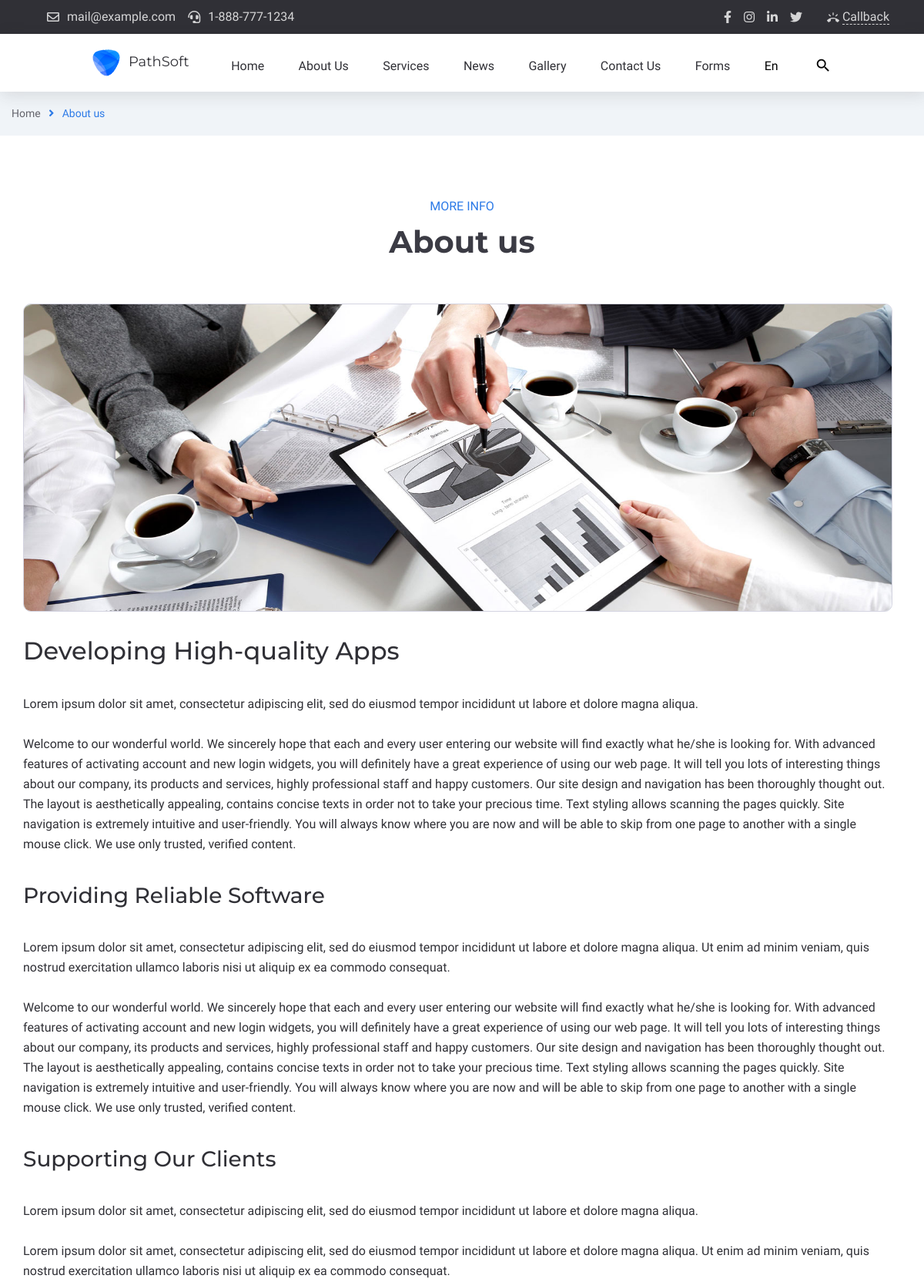
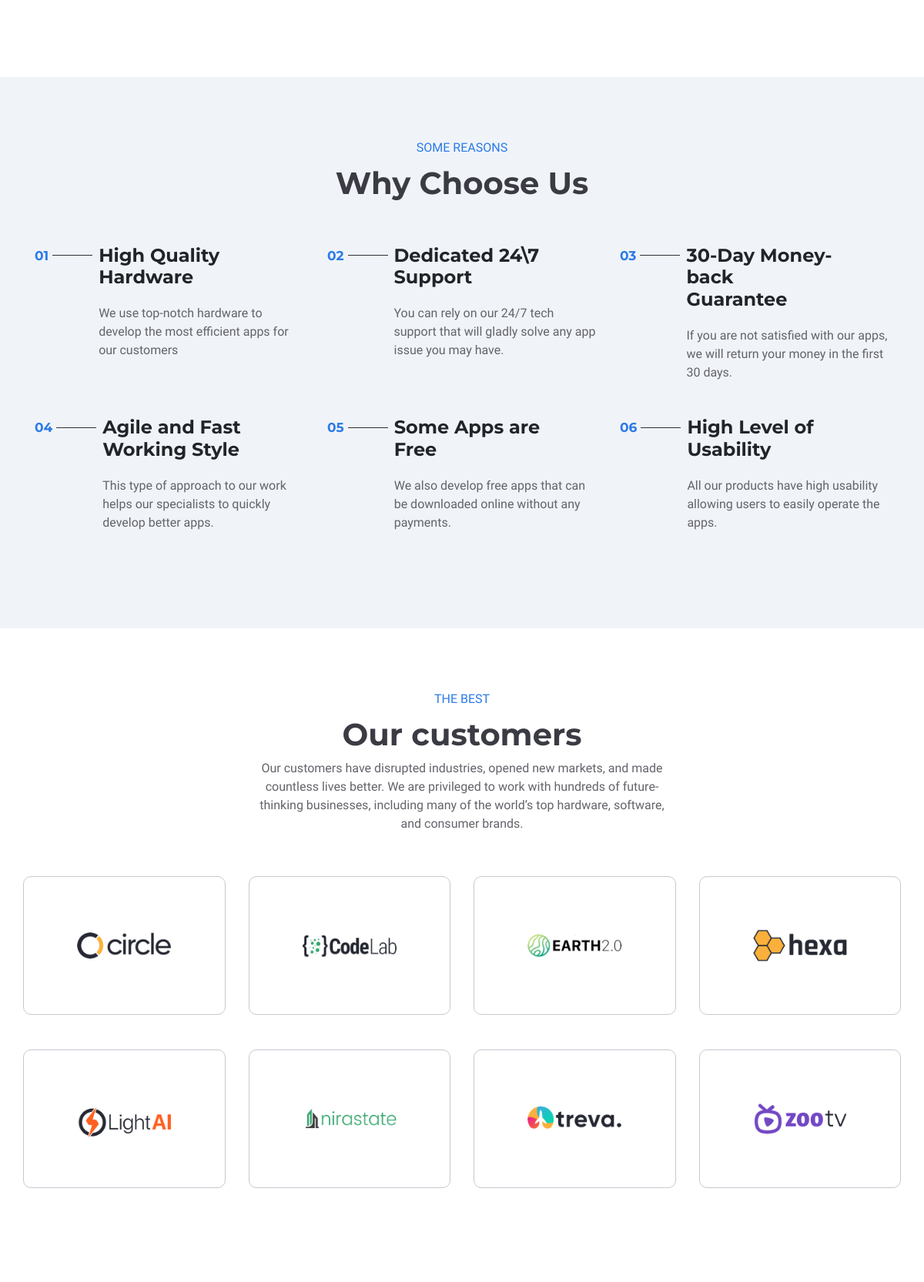
/about (upper part), run on the app's committed database (2 pictures, top to bottom).
### app/models.py (models this page shows)
class HeaderContact(db.Model):
    id=db.Column(db.Integer,primary_key=True)
    hc_content=db.Column(db.String(255))
    hc_icon_class=db.Column(db.String(255))
    hc_url=db.Column(db.String(255))

class HeaderSocialIcon(db.Model):
    id=db.Column(db.Integer,primary_key=True)
    hsi_name=db.Column(db.String(255))
    hsi_css_class=db.Column(db.String(255))
    hsi_url=db.Column(db.String(255))

class MeniuLogo(db.Model):
    id=db.Column(db.Integer,primary_key=True)
    logo_title=db.Column(db.String(255))
    logo_url=db.Column(db.String(255))
    logo_alt=db.Column(db.String(255))
    logo_img=db.Column(db.String(255))

class MeniuName(db.Model):
    id=db.Column(db.Integer,primary_key=True)
    meniu_title=db.Column(db.String(255))
    meniu_url=db.Column(db.String(255))
    meniu_icon=db.Column(db.String(255))

class ReasonTitle(db.Model):
    id=db.Column(db.Integer,primary_key=True)
    reason_subheading=db.Column(db.String(255))
    reason_title=db.Column(db.String(255))

class ReasonItem(db.Model):
    id=db.Column(db.Integer,primary_key=True)
    reasonitem_number=db.Column(db.String(255))
    reasonitem_title=db.Column(db.String(255))
    reasonitem_text=db.Column(db.String(255))

### main/routes.py (the view)
@app.route("/about")
def about_index():
    header_contacts=HeaderContact.query.all()
    headersocial_icons=HeaderSocialIcon.query.all()
    logos=MeniuLogo.query.all()
    meniu_names=MeniuName.query.all()
    reasonheadings=ReasonTitle.query.all()
    reasonitems=ReasonItem.query.all()
    return render_template("main/about.html", header_contacts=header_contacts, headersocial_icons=headersocial_icons, logos=logos, meniu_names=meniu_names, reasonheadings=reasonheadings, reasonitems=reasonitems)

### app/templates/main/about.html
{% extends "main/base.html" %}{% block contentmain %}
<section id="crumbs">
    <div class="container crumbs-bread">
        <div class="row">
            <div class="crumbs-info">
                <span class="crumbs-home"><a href="../main/index.html">Home</a></span> <i
                    class="fas fa-angle-right"></i>
                <span class="crumbs-about">About us</span>
            </div>
        </div>
    </div>
</section>
<section id="more-info-about-us">
    <div class="container section-padding">
        <div class="row">
            <div class="col-12">
                <div class="section-heading">
                    <span class="section-heading-span">MORE INFO</span>
                    <h2 class="section-heading-h2">About us </h2>
                </div>
            </div>
        </div>
        <div class="row">
            <div class="col-12">
                <div class="about-item">
                    <div class="about-img">
                        <img src="/static/uploads/about-img.jpg" alt="">
                    </div>
                    <h2>Developing High-quality Apps</h2>
                    <p>Lorem ipsum dolor sit amet, consectetur adipiscing elit, sed do eiusmod tempor incididunt ut
                        labore et dolore magna aliqua.</p>
                    <p>Welcome to our wonderful world. We sincerely hope that each and every user entering our
                        website
                        will
                        find exactly what he/she is looking for. With advanced features of activating account and
                        new
                        login
                        widgets, you will definitely have a great experience of using our web page. It will tell you
                        lots of
                        interesting things about our company, its products and services, highly professional staff
                        and
                        happy
                        customers. Our site design and navigation has been thoroughly thought out. The layout is
                        aesthetically appealing, contains concise texts in order not to take your precious time.
                        Text
                        styling allows scanning the pages quickly. Site navigation is extremely intuitive and
                        user-friendly.
                        You will always know where you are now and will be able to skip from one page to another
                        with a
                        single mouse click. We use only trusted, verified content.</p>
                    <h3>Providing Reliable Software</h3>
                    <p>Lorem ipsum dolor sit amet, consectetur adipiscing elit, sed do eiusmod tempor incididunt ut
                        labore et dolore magna aliqua. Ut enim ad minim veniam, quis nostrud exercitation ullamco
                        laboris nisi ut aliquip ex ea commodo consequat.</p>
                    <p>Welcome to our wonderful world. We sincerely hope that each and every user entering our
                        website will find exactly what he/she is looking for. With advanced features of activating
                        account and new login widgets, you will definitely have a great experience of using our web
                        page. It will tell you lots of interesting things about our company, its products and
                        services, highly professional staff and happy customers. Our site design and navigation has
                        been thoroughly thought out. The layout is aesthetically appealing, contains concise texts
                        in order not to take your precious time. Text styling allows scanning the pages quickly.
                        Site navigation is extremely intuitive and user-friendly. You will always know where you are
                        now and will be able to skip from one page to another with a single mouse click. We use only
                        trusted, verified content.</p>
                    <h3>Supporting Our Clients</h3>
                    <p>Lorem ipsum dolor sit amet, consectetur adipiscing elit, sed do eiusmod tempor incididunt ut
                        labore et dolore magna aliqua.</p>
                    <p>Lorem ipsum dolor sit amet, consectetur adipiscing elit, sed do eiusmod tempor incididunt ut
                        labore et dolore magna aliqua. Ut enim ad minim veniam, quis nostrud exercitation ullamco
                        laboris nisi ut aliquip ex ea commodo consequat.</p>
                </div>
            </div>
        </div>
    </div>
</section>
<section id="reasons" class="section-padding">
    <div class="container">
        <div class="row ">
            <div class="col-12">
                {% for reasonheading in reasonheadings %}
                <div class="section-heading">
                    <span class="section-heading-span">{{reasonheading.reason_subheading}}</span>
                    <h2 class="section-heading-h2">{{reasonheading.reason_title}}</h2>
                </div>
                {% endfor %}
            </div>
        </div>
        <div class="row justify-content-center">
            {% for reasonitem in reasonitems %}
            <div class="col-4 col-margin">
                <div class="reasons-item">
                    <div class="reasons-item-number"><span>{{reasonitem.reasonitem_number}}</span></div>
                    <div class="reasons-item-info">
                        <h4>{{reasonitem.reasonitem_title}}</h4>
                        <p>{{reasonitem.reasonitem_text}}</p>
                    </div>
                </div>
            </div>
            {% endfor %}
        </div>
    </div>
</section>
<section id="customers">
    <div class="container section-padding">
        <div class="row ">
            <div class="col-12">
                <div class="section-heading">
                    <span class="section-heading-span">THE BEST</span>
                    <h2 class="section-heading-h2">Our customers</h2>
                    <div class="col-6 margin-auto-ab">
                        <p>Our customers have disrupted industries, opened new markets, and made countless lives better.
                            We are privileged to work with hundreds of future-thinking businesses, including many of the
                            world’s top hardware, software, and consumer brands.</p>
                    </div>
                </div>
            </div>
        </div>
        <div class="row">
            <div class="col-3  col-margin">
                <div class="customers-item">
                    <img src="/static/uploads/costum1.png" alt="">
                </div>
            </div>
            <div class="col-3 col-margin">
                <div class="customers-item">
                    <img src="/static/uploads/costum2.png" alt="">
                </div>
            </div>
            <div class="col-3 col-margin">
                <div class="customers-item">
                    <img src="/static/uploads/costum3.png" alt="">
                </div>
            </div>
            <div class="col-3 col-margin">
                <div class="customers-item">
                    <img src="/static/uploads/costum4.png" alt="">
                </div>
            </div>
            <div class="col-3 col-margin">
                <div class="customers-item">
                    <img src="/static/uploads/costum5.png" alt="">
                </div>
            </div>
            <div class="col-3 col-margin">
                <div class="customers-item">
                    <img src="/static/uploads/costum6.png" alt="">
                </div>
            </div>
            <div class="col-3 col-margin">
                <div class="customers-item">
                    <img src="/static/uploads/costum7.png" alt="">
                </div>
            </div>
            <div class="col-3 col-margin">
                <div class="customers-item">
                    <img src="/static/uploads/costum8.png" alt="">
                </div>
            </div>
        </div>
    </div>
</section>
{% endblock %}

### app/templates/main/base.html (shortened to what this page needs)
<!doctype html>
<html lang="en">
<head>
    <link rel="stylesheet" href="https://cdnjs.cloudflare.com/ajax/libs/font-awesome/5.15.3/css/all.min.css"
 />
    <link rel="stylesheet" href="https://cdn.jsdelivr.net/npm/bootstrap-icons@1.4.1/font/bootstrap-icons.css">
    <link rel="stylesheet" href="https://stackpath.bootstrapcdn.com/bootstrap/4.3.1/css/bootstrap.min.css"
>
    <link rel="stylesheet" href="static/main/css/style.css">
    <link rel="stylesheet" href="/static/main/css/about.css">
    <link rel="stylesheet" href="/static/main/css/blog.css">
    <link rel="stylesheet" href="/static/main/css/contact.css">
</head>
<body>
    <header id="header">
        <nav id="header-contact">
            <div class="container con">
                <div class="row align-items-center justify-content-between">
                    <div class="col-auto">
                        <ul class="header-top-info align-items-center justify-content-between d-flex">
                            {% for header_contact in header_contacts %}
                            <li>
                                <a href="{{header_contact.hc_url}}">
                                    <i class="{{header_contact.hc_icon_class}}"></i>
                                    <span>{{header_contact.hc_content}}</span>
                                </a>
                            </li>
                            {% endfor %}
                        </ul>
                    </div>
                    <div class="col-auto">
                        <div class="header-top-links align-items-center justify-content-between d-flex ">
                            <ul class="social-links">
                                {% for headersocial_icon in headersocial_icons %}
                                <li>
                                    <a href="{{headersocial_icon.hsi_url}}"><i
                                            class="{{headersocial_icon.hsi_css_class}}"></i></a>
                                </li>
                                {% endfor %}
                            </ul>
                            <div class="header-top-btn">
                                <a href="#" class="header-call-back-link">
                                    <i class="material-icons">ring_volume</i>
                                    <span>Callback</span>
                                </a>
                            </div>
                        </div>
                    </div>
                </div>
            </div>
        </nav>
        <section id="meniu-bar">
            <div class="meniu-nav">
                {% for logo in logos %}
                <div class="logo">
                    <a href="{{logo.logo_url}}"><img src="static/uploads/{{logo.logo_img}}" alt="{{logo.logo_alt}}">
                        <span>{{logo.logo_title}}</span>
                    </a>
                </div>
                {% endfor %}
                <div class="meniu-item">
                    <ul>
                        {% for meniu_name in meniu_names %}
                        <li>
                            <a href="{{meniu_name.meniu_url}}" class="menu-list-to"
                                data-title="{{meniu_name.meniu_title}}">
                                <span data-title="{{meniu_name.meniu_title}}"> {{meniu_name.meniu_title}}</span>
                                <i class="{{meniu_name.meniu_icon}}"></i>
                            </a>
                        </li>
                        {% endfor %}
                        <li class="menu-search">
                            <a href="http://">
                                <i class="material-icons md-22 header-search-ico-search">search</i></a>
                        </li>
                    </ul>
                </div>
            </div>
        </section>
    </header>
    {% block contentmain %}
    {% endblock %}
</body>
</html>

### data on the page
HeaderContact: hc_content "mail@example.com"
HeaderContact: hc_content "1-888-777-1234"
MeniuLogo: logo_img (picture), logo_title "PathSoft"
MeniuName: meniu_title "Home"
MeniuName: meniu_title "About Us"
MeniuName: meniu_title "Services"
MeniuName: meniu_title "News"
MeniuName: meniu_title "Gallery"
MeniuName: meniu_title "Contact Us"
MeniuName: meniu_title "Forms"
MeniuName: meniu_title "En"
ReasonTitle: reason_subheading "SOME REASONS", reason_title "Why Choose Us"
ReasonItem: reasonitem_number "01", reasonitem_title "High Quality Hardware", reasonitem_text "We use top-notch hardware to develop the most efficient apps for our customers"
ReasonItem: reasonitem_number "02", reasonitem_title "Dedicated 24\\7 Support", reasonitem_text "You can rely on our 24/7 tech support that will gladly solve any app issue you may have."
ReasonItem: reasonitem_number "03", reasonitem_title "30-Day Money-back Guarantee", reasonitem_text "If you are not satisfied with our apps, we will return your money in the first 30 days."
ReasonItem: reasonitem_number "04", reasonitem_title "Agile and Fast Working Style", reasonitem_text "This type of approach to our work helps our specialists to quickly develop better apps."
ReasonItem: reasonitem_number "05", reasonitem_title "Some Apps are Free", reasonitem_text "We also develop free apps that can be downloaded online without any payments."
ReasonItem: reasonitem_number "06", reasonitem_title "High Level of Usability", reasonitem_text "All our products have high usability allowing users to easily operate the apps."
